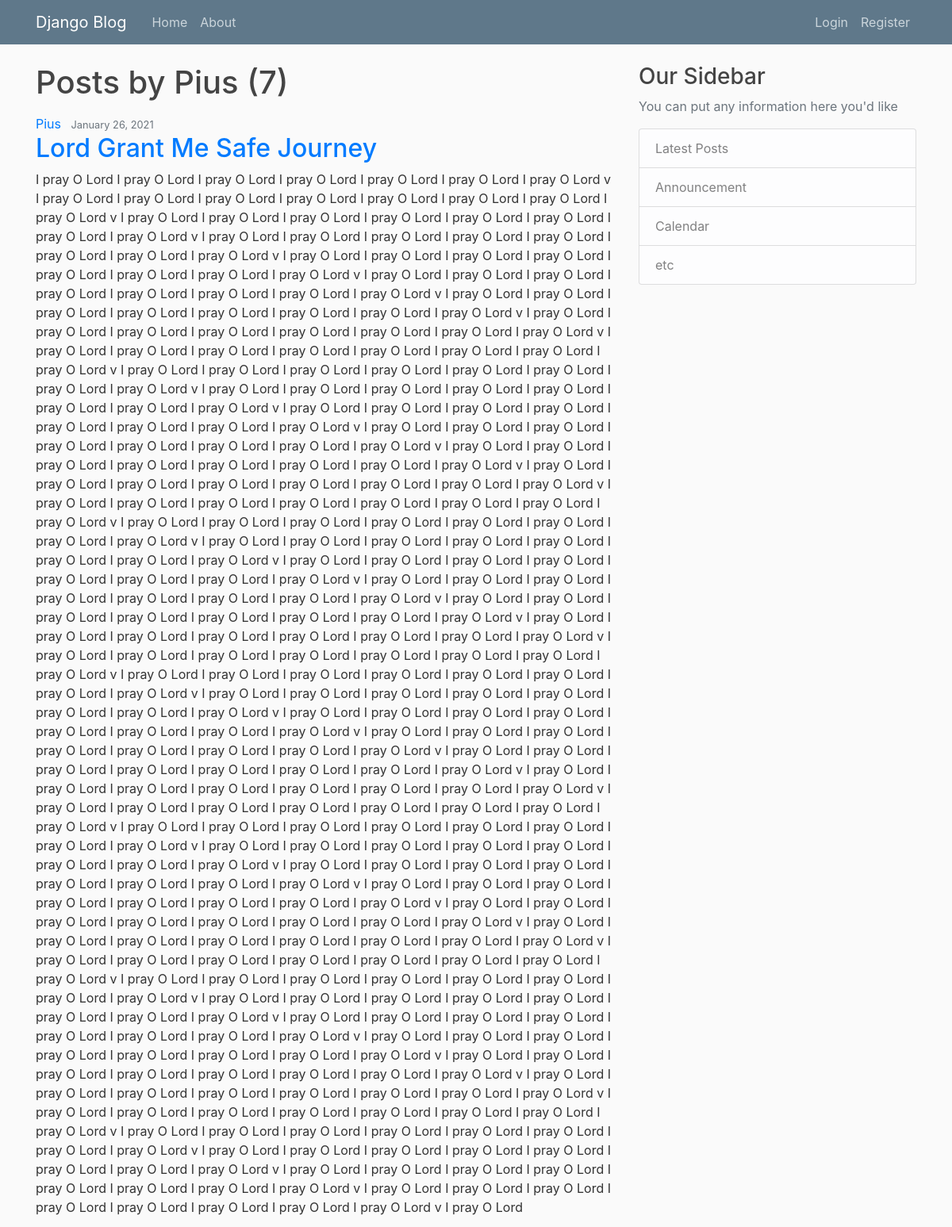
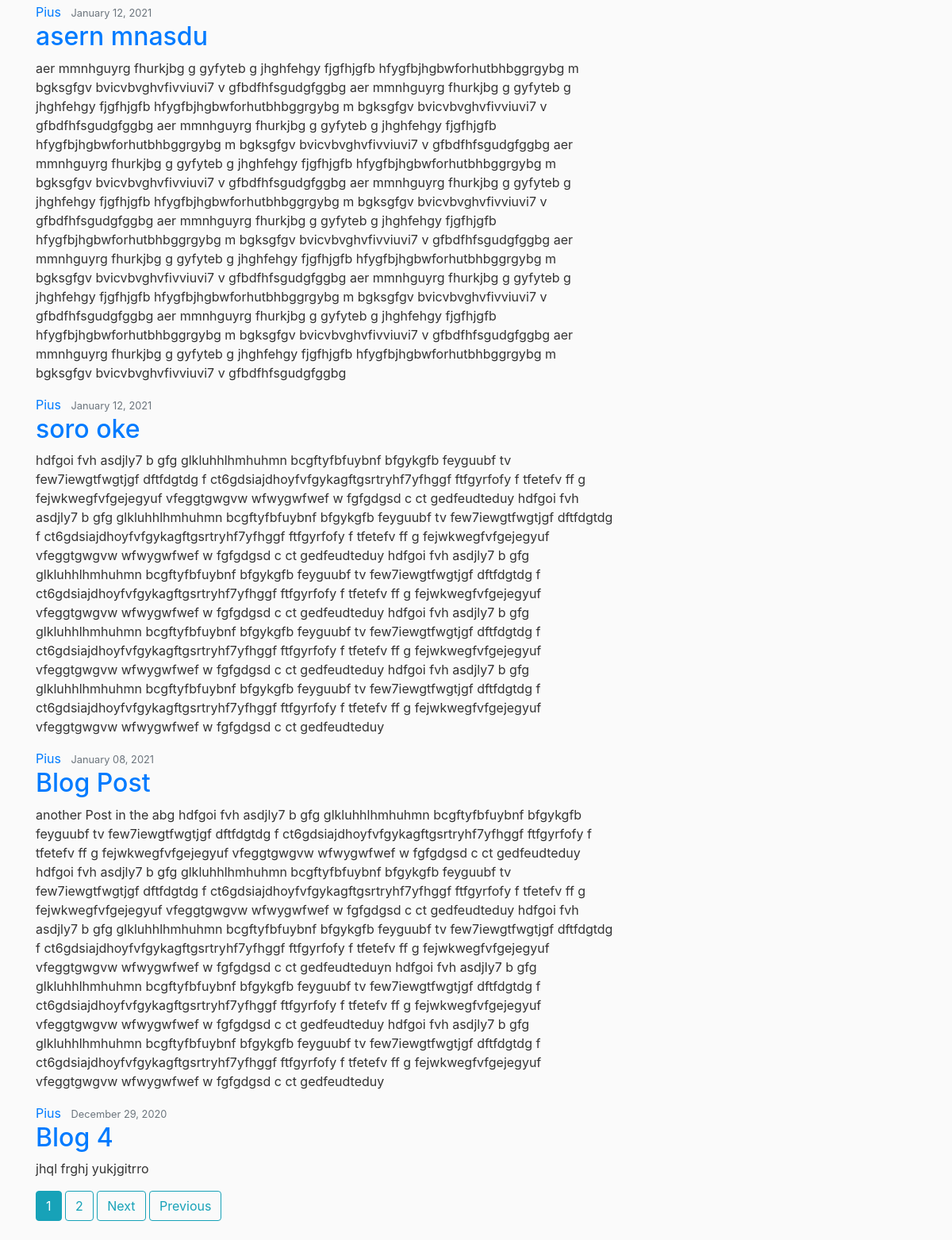
The app's page /user/Pius with its own data (2 pictures, top to bottom).
### blog/models.py (models this page shows, shortened)
class Post(models.Model):
    title = models.CharField(max_length=100)
    content = models.TextField()
    date_posted = models.DateTimeField(default=timezone.now)
    author = models.ForeignKey(User, on_delete=models.CASCADE)

### blog/views.py (the view)
# urls.py: path('user/<username>', UserPostListView.as_view(), name= 'user-posts'),
class UserPostListView(ListView):
    model = Post
    template_name = 'blog/user_posts.html'
    context_object_name = 'posts'
    paginate_by = 5
    def get_queryset(self):
        user = get_object_or_404(User, username=self.kwargs.get('username'))
        return Post.objects.filter(author=user).order_by('-date_posted')

### blog/Templates/blog/user_posts.html (shortened to what this page needs)
{% extends "blog/base.html" %}
{% block content %}
<h1 class="mb-3">Posts by {{ view.kwargs.username }} ({{ page_obj.paginator.count }})</h1>
    {% for post in posts %}
    <article class="media content-section">
        <div class="media-body">
            <div class="article-metadata">
                <a class="mr-2" href="{% url 'user-posts' post.author.username %}">
                    {{ post.author }}
                </a>
                <small class="text-muted"> {{ post.date_posted|date:"F d, Y" }} </small>
            </div>
            <h2><a class="article-title" href="{% url 'post-detail' post.id%}">{{ post.title }}</a></h2>
            <p class="article-content"> {{ post.content }} </p>
        </div>
    </article>
    {% endfor %}
    {% if is_paginated %}
        {% for num in page_obj.paginator.page_range %}
            {% if page_obj.number == num %}
                <a class="btn btn-info mb-4" href="?page={{num}}">{{num}}</a>
            {% elif num > page_obj.number|add:'-3' and num < page_obj.number|add:'3' %}
                <a class="btn btn-outline-info mb-4" href="?page={{num}}">{{num}}</a>
            {% endif %}
        {% endfor %}
        {% if page_obj.has_next %}
            <a class="btn btn-outline-info mb-4" href="?page={{page_obj.next_page_number}}">Next</a>
            <a class="btn btn-outline-info mb-4" href="?page={{ page_obj.paginator.num.pages }}">Previous</a>
        {% endif %}
    {% endif %}
{% endblock content %}

### blog/static/blog/main.css (style rules this page uses)
body { background: #fafafa; color: #333333; margin-top: 5rem }
h1, h2, h3, h4, h5, h6 { color: #444444 }

### records on screen
Post: author "Pius", date_posted "January 26, 2021", title "Lord Grant Me Safe Journey", content "I pray O Lord I pray O Lord I pray O Lord I pray O Lord I pray O Lord I pray O Lord I pray O Lord v I pray O Lord I pray O Lord I pray O Lord I pray O Lord I pray O Lord I pray O Lord I pray O Lord I pray O Lord v I pray O Lord I pray O Lord I pray O Lord I pray O Lord I pray O Lord I pray O Lord I pray O Lord I pray O Lord v I pray O Lord I pray O Lord I pray O Lord I pray O Lord I pray O Lord I pray O Lord I pray O Lord I pray O Lord v I pray O Lord I pray O Lord I pray O Lord I pray O Lord I pray O Lord I pray O Lord I pray O Lord I pray O Lord v I pray O Lord I pray O Lord I pray O Lord I pray O Lord I pray O Lord I pray O Lord I pray O Lord I pray O Lord v I pray O Lord I pray O Lord I…"
Post: author "Pius", date_posted "January 12, 2021", title "asern mnasdu", content "aer mmnhguyrg fhurkjbg g gyfyteb g jhghfehgy fjgfhjgfb hfygfbjhgbwforhutbhbggrgybg m bgksgfgv bvicvbvghvfivviuvi7 v gfbdfhfsgudgfggbg aer mmnhguyrg fhurkjbg g gyfyteb g jhghfehgy fjgfhjgfb hfygfbjhgbwforhutbhbggrgybg m bgksgfgv bvicvbvghvfivviuvi7 v gfbdfhfsgudgfggbg aer mmnhguyrg fhurkjbg g gyfyteb g jhghfehgy fjgfhjgfb hfygfbjhgbwforhutbhbggrgybg m bgksgfgv bvicvbvghvfivviuvi7 v gfbdfhfsgudgfggbg aer mmnhguyrg fhurkjbg g gyfyteb g jhghfehgy fjgfhjgfb hfygfbjhgbwforhutbhbggrgybg m bgksgfgv bvicvbvghvfivviuvi7 v gfbdfhfsgudgfggbg aer mmnhguyrg fhurkjbg g gyfyteb g jhghfehgy fjgfhjgfb hfygfbjhgbwforhutbhbggrgybg m bgksgfgv bvicvbvghvfivviuvi7 v gfbdfhfsgudgfggbg aer mmnhguyrg fhurkjbg g…"
Post: author "Pius", date_posted "January 12, 2021", title "soro oke", content "hdfgoi fvh asdjly7 b gfg glkluhhlhmhuhmn bcgftyfbfuybnf bfgykgfb feyguubf tv few7iewgtfwgtjgf dftfdgtdg f ct6gdsiajdhoyfvfgykagftgsrtryhf7yfhggf ftfgyrfofy f tfetefv ff g fejwkwegfvfgejegyuf vfeggtgwgvw wfwygwfwef w fgfgdgsd c ct gedfeudteduy hdfgoi fvh asdjly7 b gfg glkluhhlhmhuhmn bcgftyfbfuybnf bfgykgfb feyguubf tv few7iewgtfwgtjgf dftfdgtdg f ct6gdsiajdhoyfvfgykagftgsrtryhf7yfhggf ftfgyrfofy f tfetefv ff g fejwkwegfvfgejegyuf vfeggtgwgvw wfwygwfwef w fgfgdgsd c ct gedfeudteduy hdfgoi fvh asdjly7 b gfg glkluhhlhmhuhmn bcgftyfbfuybnf bfgykgfb feyguubf tv few7iewgtfwgtjgf dftfdgtdg f ct6gdsiajdhoyfvfgykagftgsrtryhf7yfhggf ftfgyrfofy f tfetefv ff g fejwkwegfvfgejegyuf vfeggtgwgvw wfwygwfwef…"
Post: author "Pius", date_posted "January 08, 2021", title "Blog Post", content "another Post in the abg hdfgoi fvh asdjly7 b gfg glkluhhlhmhuhmn bcgftyfbfuybnf bfgykgfb feyguubf tv few7iewgtfwgtjgf dftfdgtdg f ct6gdsiajdhoyfvfgykagftgsrtryhf7yfhggf ftfgyrfofy f tfetefv ff g fejwkwegfvfgejegyuf vfeggtgwgvw wfwygwfwef w fgfgdgsd c ct gedfeudteduy hdfgoi fvh asdjly7 b gfg glkluhhlhmhuhmn bcgftyfbfuybnf bfgykgfb feyguubf tv few7iewgtfwgtjgf dftfdgtdg f ct6gdsiajdhoyfvfgykagftgsrtryhf7yfhggf ftfgyrfofy f tfetefv ff g fejwkwegfvfgejegyuf vfeggtgwgvw wfwygwfwef w fgfgdgsd c ct gedfeudteduy hdfgoi fvh asdjly7 b gfg glkluhhlhmhuhmn bcgftyfbfuybnf bfgykgfb feyguubf tv few7iewgtfwgtjgf dftfdgtdg f ct6gdsiajdhoyfvfgykagftgsrtryhf7yfhggf ftfgyrfofy f tfetefv ff g…"
Post: author "Pius", date_posted "December 29, 2020", title "Blog 4", content "jhql frghj yukjgitrro"

### other values on screen
{{ view.kwargs.username }} "Pius"
{{ page_obj.paginator.count }} "7"
{{ num }} "1"
{{ num }} "2"
